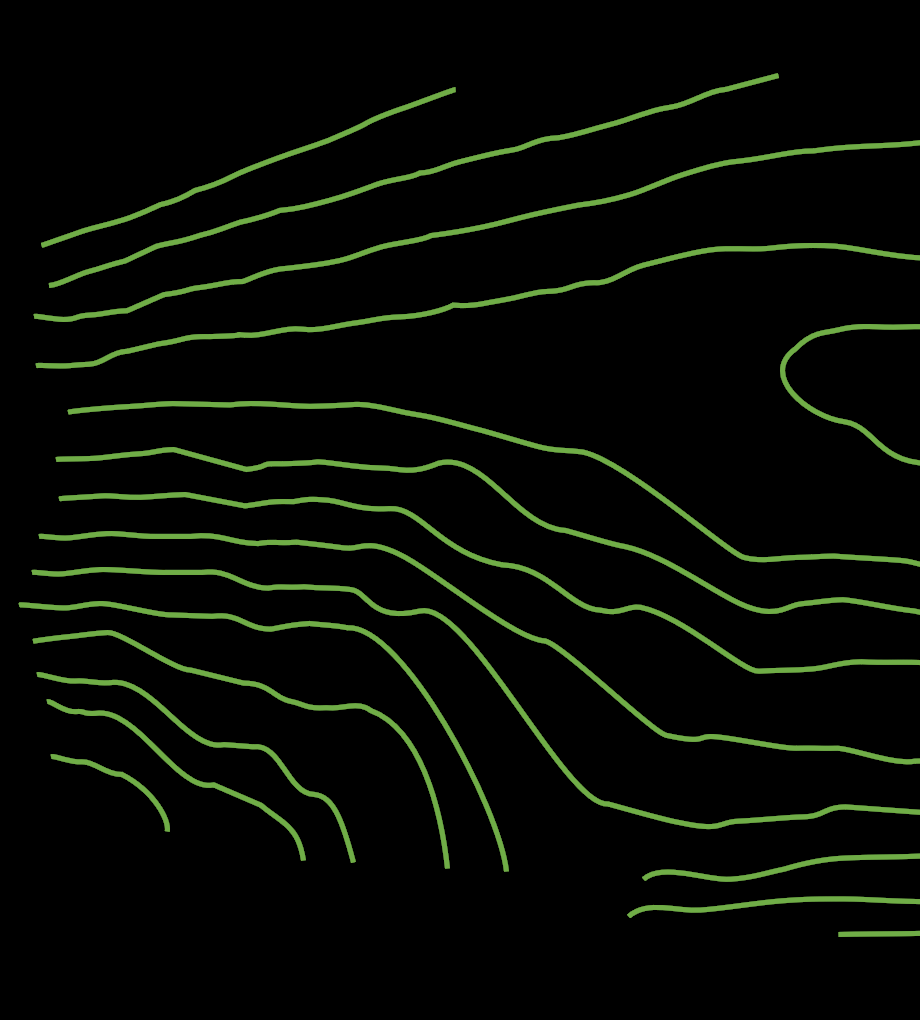
#> input picture av_extend_green_left.png, 920 x 1020 px, found by its file name
$ python trim_green.py
#> lines starting #> are read from the running program, lines starting #| are printed output that depends on the picture
from PIL import Image

def check(i):
    if i[1] > 5:
        return True
    else:
        return False


im = Image.open("./av_extend_green_left.png")
#> im is the input picture: PIL image 920x1020 RGB; mean R, G, B 6.9, 10.6, 4.3

[xs, ys] = im.size
#> xs = 920; ys = 1020


for j in range (ys):
    for i in range(xs):
        color = im.getpixel((i,j))
        top = (i,max(0,j - 1))
        bottom = (i,min(ys - 1,j+1))
        if check(color):
            if check(im.getpixel(top)) != check(im.getpixel(bottom)):
                im.putpixel((i,j),(0,0,0))
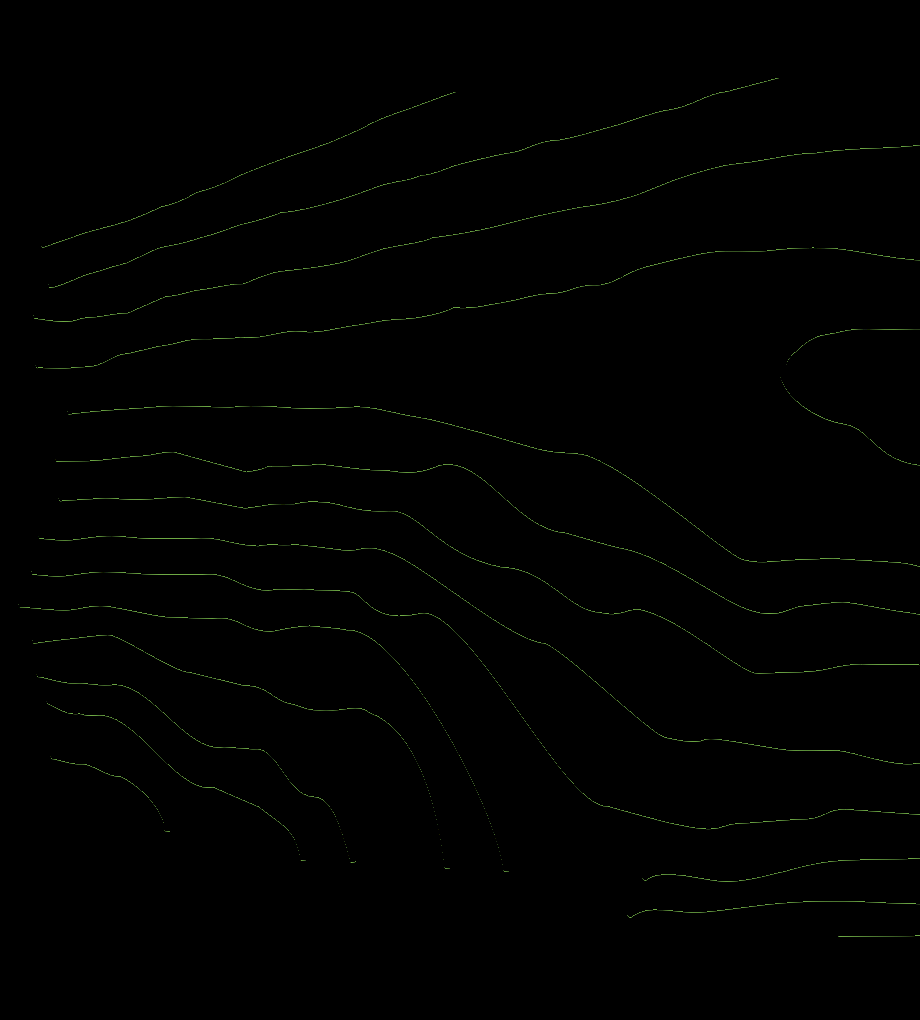
#> im: PIL image 920x1020 RGB; mean R, G, B 0.8, 1.2, 0.5

lines = []

for i in range(xs):
    for j in range (ys):
        color = im.getpixel((i,j))
        if check(color):
            lines.append((i,j))
#> after the loop, lines = 9805 pairs, first value 18 to 919, second value 78 to 936


for point in lines:
    im.putpixel(point,(0,0,0))
    im.putpixel((point[0],min(ys - 1,point[1] + 0)),(0,255,0))
    im.putpixel((point[0],min(ys - 1,point[1] + 1)),(0,255,0))
#> this loop made 9805 passes
#> point on passes 1 to 3: (18, 604), (19, 607), (20, 607)
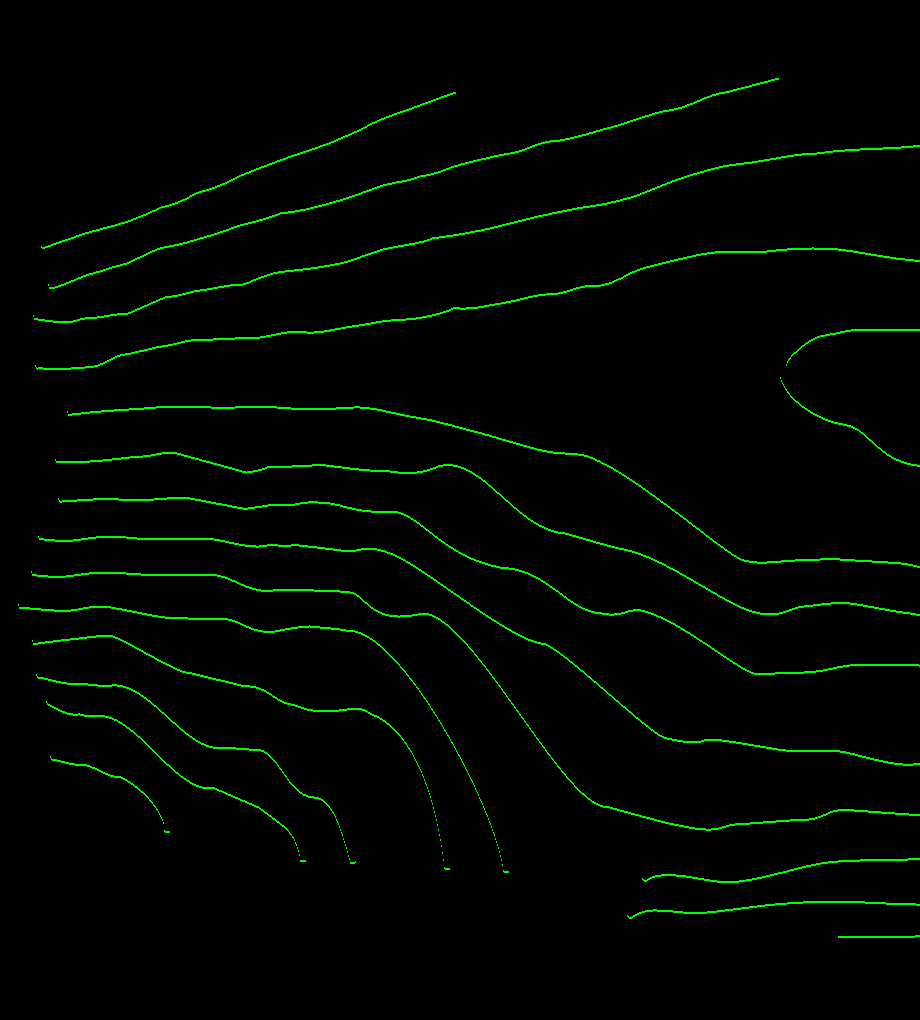
#> im: PIL image 920x1020 RGB; mean R, G, B 0, 5.3, 0


im.show()

im.save("./trim_green.PNG")

$ run again, with combined_flipped.png copied over av_extend_green_left.png
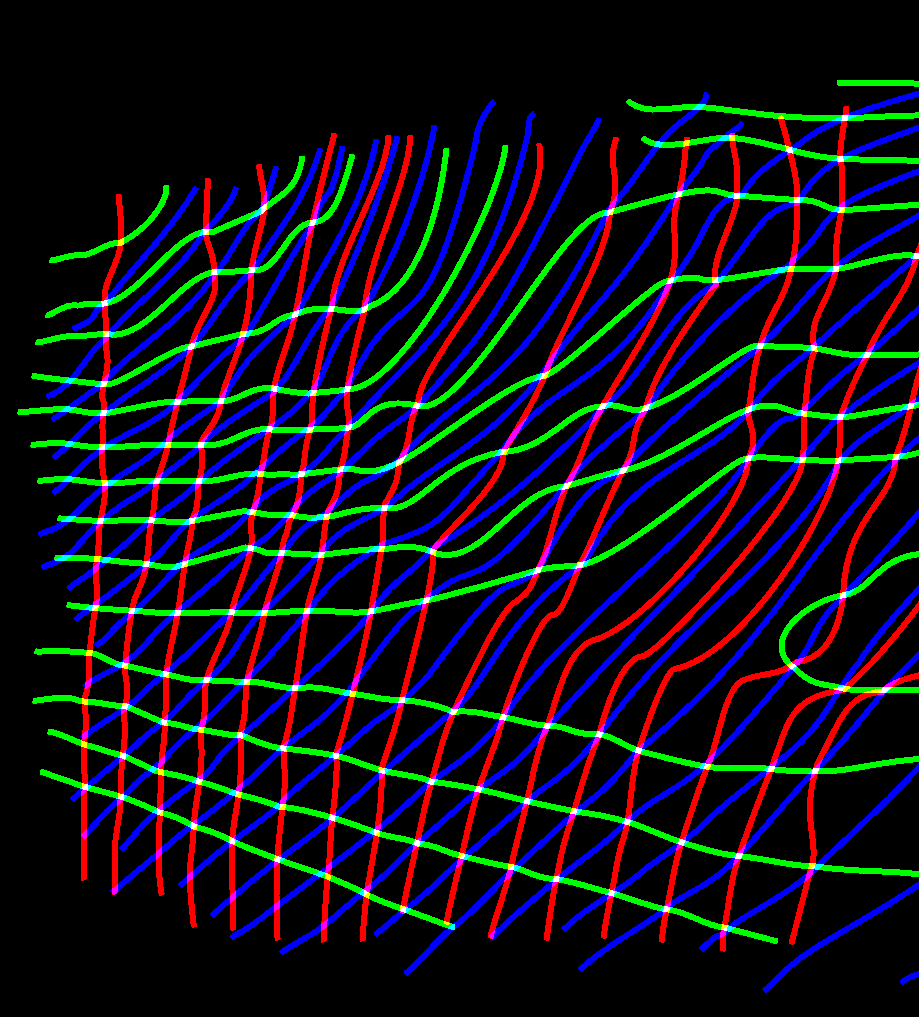
#> input picture combined_flipped.png, 919 x 1017 px, found by its file name
#> im is the input picture: PIL image 919x1017 RGB; mean R, G, B 19.7, 17.5, 29.7
#> after the loop `for j in range (ys):`:
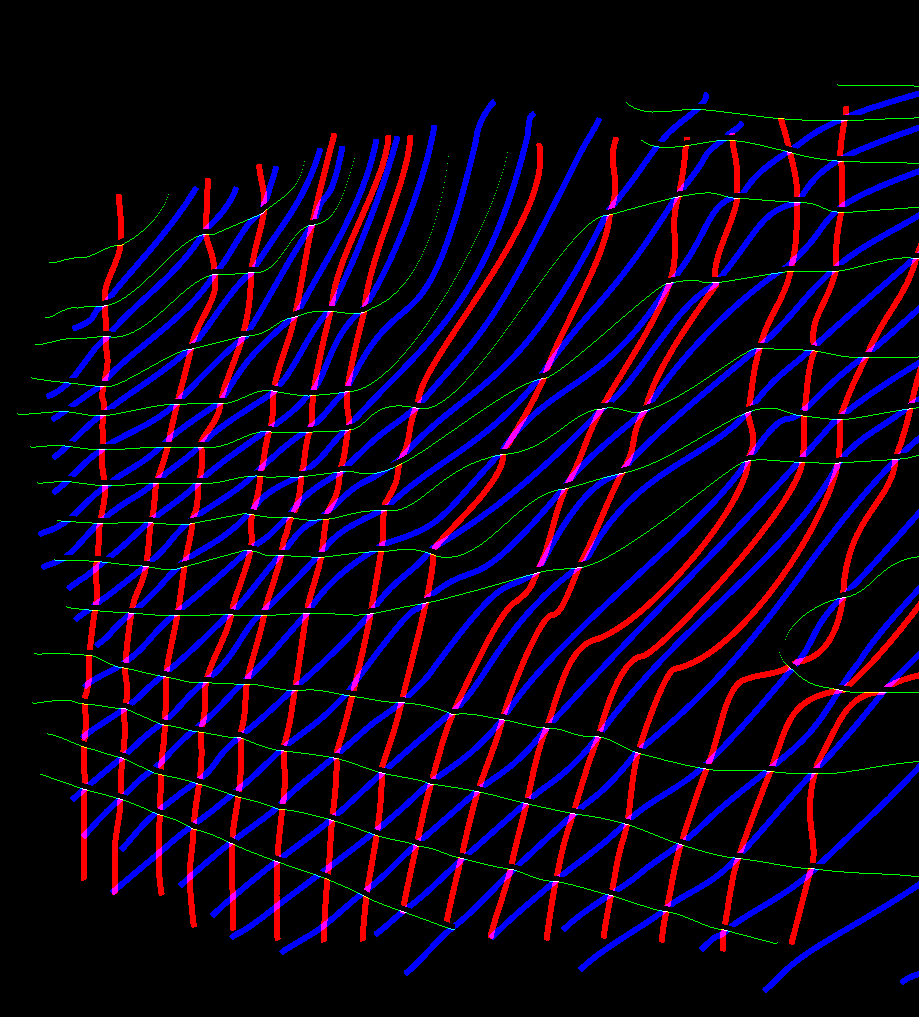
#> im: PIL image 919x1017 RGB; mean R, G, B 18.4, 2.7, 27.9
#> after the loop `for i in range(xs):`: lines = 9805 pairs, first value 17 to 918, second value 84 to 943
#> the loop `for point in lines:` made 9805 passes
#> point on passes 1 to 3: (17, 413), (18, 414), (19, 414)
#> after the loop `for point in lines:`:
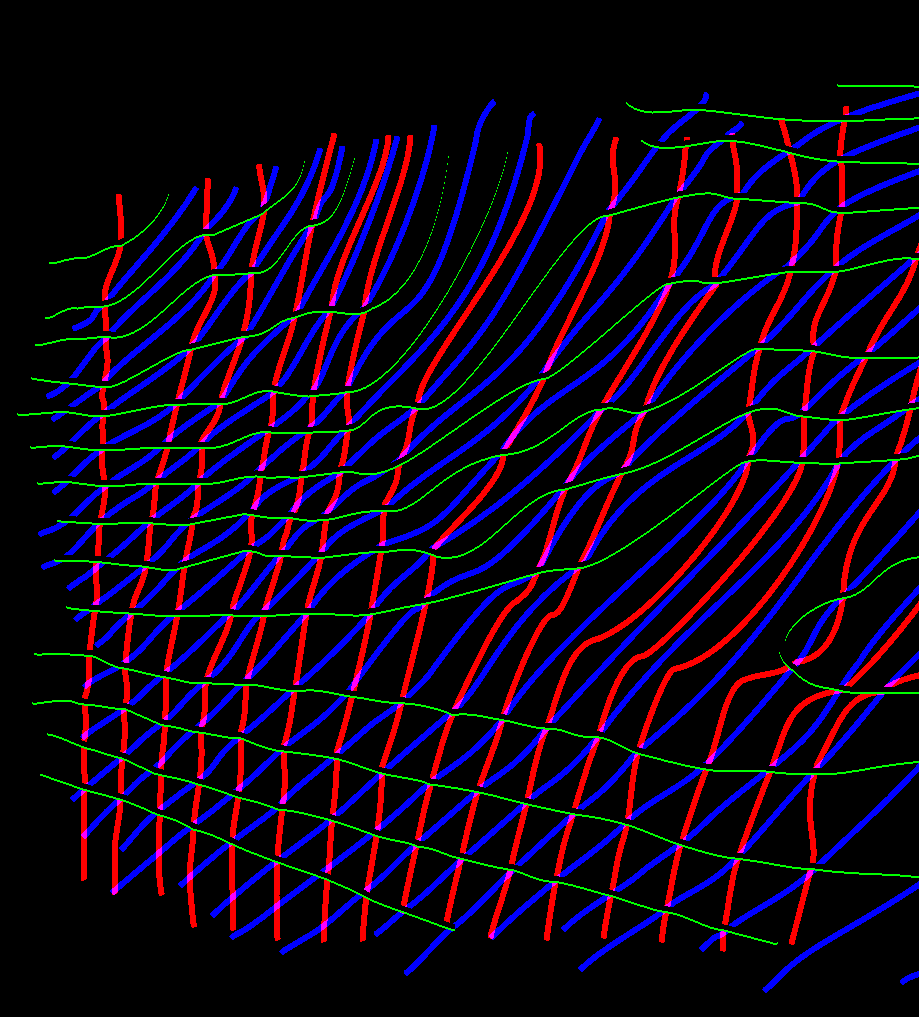
#> im: PIL image 919x1017 RGB; mean R, G, B 17.9, 5.4, 27.1
